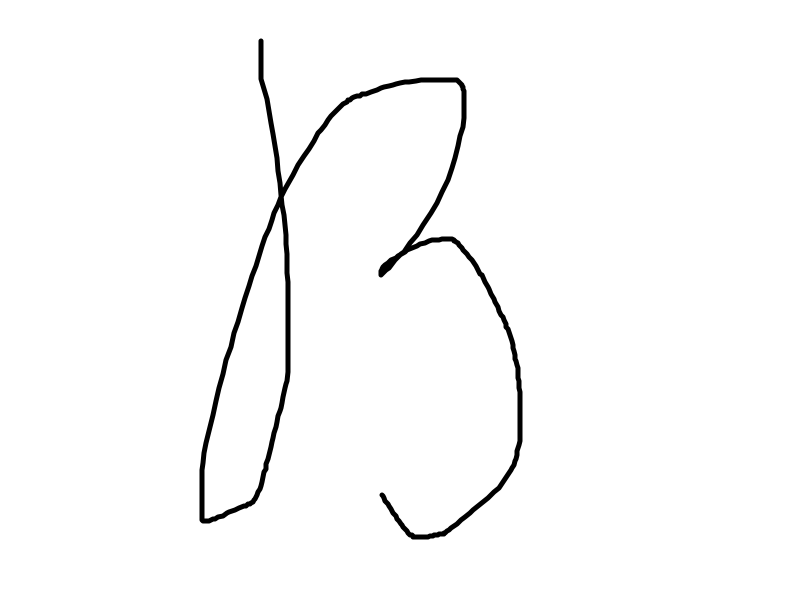
#> input picture ANN #1/Обучающая выборка/Оригинал/В/18.png, 800 x 600 px, given as the content of the folder ие/Лабораторные работы/Л. р. 1/Обучающая выборка/Оригинал/К/, which was not available
$ python preprocessing.py
#> lines starting #> are read from the running program, lines starting #| are printed output that depends on the picture; after the words box and inside, x2 and y2 are one past the last pixel; in counts of white or black regions, pixels touching at a corner belong together; pictures that were not available may be replaced by others from this repository, and a replacement may not be noted
from PIL import Image
import tqdm as tqdm
import os as os
import imageio as imageio
import numpy as np


def image_to_matrix(path):
    image = imageio.imread(path)
    return np.where(np.array(np.all(image == 255, 2), dtype=int) == 1, 0, 1)


def matrix_to_image(path, matrix):
    inds0, inds1 = np.where(matrix == 1), np.where(matrix == 0)
    tmp_res = np.empty((600, 800, 4))
    tmp_res[inds0[0], inds0[1], :] = np.array([255, 255, 255, 255], dtype=np.uint8)
    tmp_res[inds1[0], inds1[1], :] = np.array([0, 0, 0, 255], dtype=np.uint8)
    tmp_res = np.array(tmp_res, dtype=np.uint8)
    imageio.imwrite(path, tmp_res)


def standardize_size(path_source, path_dest, subfolders_source, subfolders_dest, new_width, new_height, tqdm_flag=False):
    if len(subfolders_source) != len(subfolders_dest):
        raise ValueError('Sizes of arguments "subfolders_source" and "subfolders_dest" must correspond to each other!')
    for sf in range(len(subfolders_source)):
        old_imgs_names = [file for file in os.listdir(path_source + subfolders_source[sf]) if file.endswith('.png')]
        name_it = tqdm.tqdm(old_imgs_names) if tqdm_flag else old_imgs_names
        for name in name_it:
            old_img = Image.open(path_source + subfolders_source[sf] + name)
            new_img = old_img.resize((new_width, new_height))
            new_img.save(path_dest + subfolders_dest[sf] + name)


def trim_edges(path_source, path_dest, subfolders_source, subfolders_dest, tqdm_flag=False, margin=(0, 0, 0, 0)):
#> called with tqdm_flag = True, margin = (0, 0, 0, 0)
    if len(subfolders_source) != len(subfolders_dest):
        raise ValueError('Sizes of arguments "subfolders_source" and "subfolders_dest" must correspond to each other!')
    m_left, m_right, m_top, m_bot = margin
    for sf in range(len(subfolders_source)):
        old_imgs_names = [file for file in os.listdir(path_source + subfolders_source[sf]) if file.endswith('.png')]
        name_it = tqdm.tqdm(old_imgs_names) if tqdm_flag else old_imgs_names
        for name in name_it:
            old_img = imageio.imread(path_source + subfolders_source[sf] + name)
#> old_img is the input picture: shape (600, 800, 4); mean R, G, B, A 250.2, 250.2, 250.2, 255
            old_img_matrix = np.where(np.array(np.all(old_img == 255, 2), dtype=int) == 1, 0, 1)
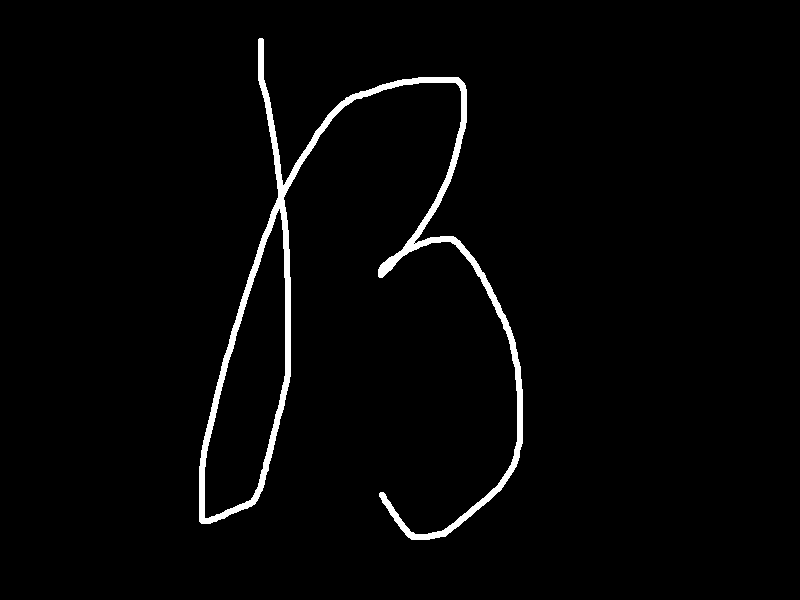
#> old_img_matrix: shape (600, 800) int64; values 0 (black) and 1 (white), 2.3% white; 1 white region, box (x1, y1, x2, y2) and area: (199, 38, 523, 540) 11040
            tmp_matrix = np.argwhere(old_img_matrix)
#> tmp_matrix = 11040 pairs, first value 38 to 539, second value 199 to 522
            i_min, j_min = tuple(tmp_matrix[tmp_matrix.argmin(axis=0)])
#> i_min = [38, 259]; j_min = [466, 199]
            i_max, j_max = tuple(tmp_matrix[tmp_matrix.argmax(axis=0)])
#> i_max = [539, 411]; j_max = [389, 522]
            i_min, j_min = i_min[0] - m_top if i_min[0] - m_top >= 0 \
                               else 0,\
                           j_min[1] - m_left if j_min[1] - m_left >= 0 else 0
#> i_min = 38; j_min = 199
            i_max, j_max = \
                i_max[0] + m_bot if i_max[0] + m_bot < old_img.shape[0] else old_img.shape[0] - 1,\
                j_max[1] + m_right if j_max[1] + m_right < old_img.shape[1] else old_img.shape[1] - 1
#> i_max = 539; j_max = 522
            imageio.imwrite(path_dest + subfolders_source[sf] + name, old_img[i_min:i_max+1, j_min:j_max+1])
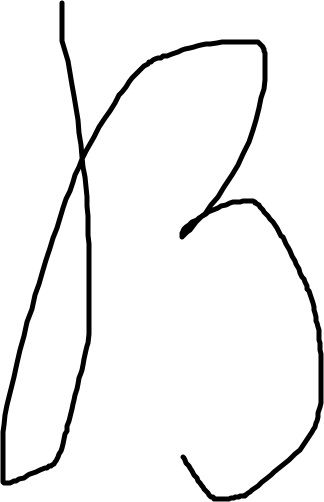
#> saved as 18.png: shape (502, 324, 3); min 0, max 255, mean 240.9
#> pass 3 of the loop in trim_edges, `for sf in range(len(subfolders_source)):`:
#> old_imgs_names = ['1.png']
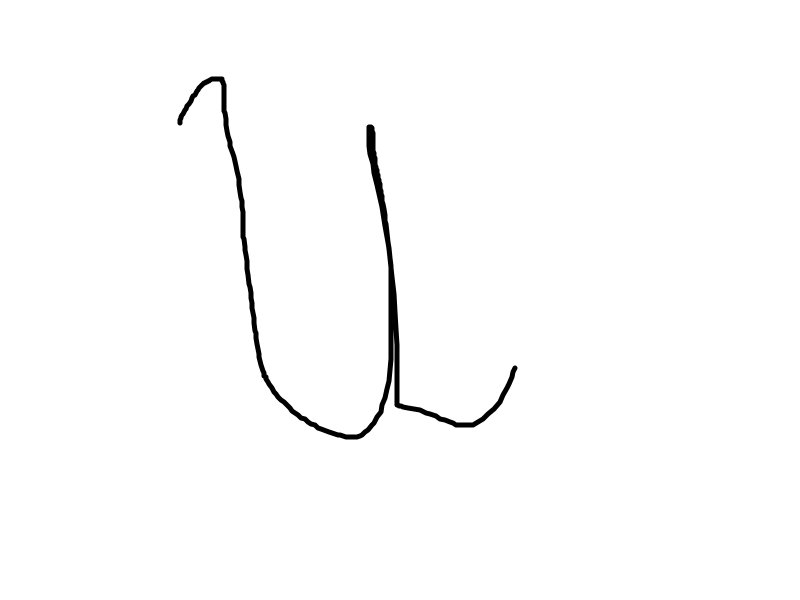
#> input picture ANN #1/Обучающая выборка/Оригинал/И/1.png, 800 x 600 px, found by its file name
#> in trim_edges, old_img is the input picture: shape (600, 800, 4); mean R, G, B, A 252, 252, 252, 255
#> in trim_edges, `old_img_matrix = np.where(np.array(np.all(old_img == 255, 2), dtype=in..`:
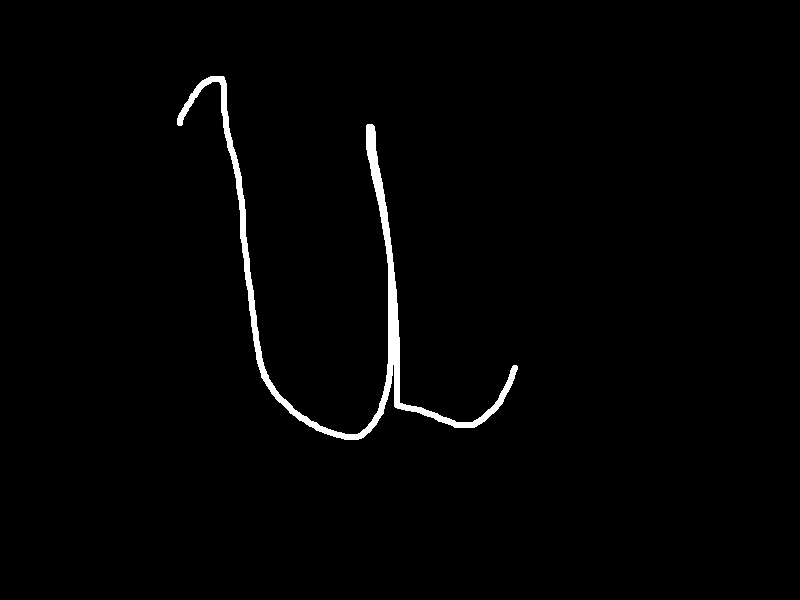
#> old_img_matrix: shape (600, 800) int64; values 0 (black) and 1 (white), 1.4% white; 1 white region, box (x1, y1, x2, y2) and area: (177, 76, 518, 440) 6855
#> in trim_edges, `imageio.imwrite(path_dest + subfolders_source[sf] + name, old_img[i_mi..`:
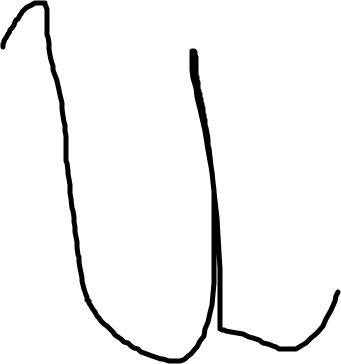
#> saved as 1.png: shape (364, 341, 3); min 0, max 255, mean 243.3
#> the loop made 5 passes; the first 3 are shown


if __name__ == '__main__':
    new_width, new_height = 80, 60
    path_dest = '/Users/ivankachaikin/Documents/Учеба/Нейронные сети и машинное обучение/Лабораторные работы/Л. р. 1/' \
           'Обучающая выборка/Стандарт/'
    path_source = '/Users/ivankachaikin/Documents/Учеба/Нейронные сети и машинное обучение/Лабораторные работы/Л. р. 1/' \
           'Обучающая выборка/Оригинал/'
    subfolders = 'К/', 'В/', 'И/', 'Нераспознанный символ/', 'Тест/'
    trim_edges(path_source, path_dest, subfolders, subfolders, True)
    # [5 lines of commented-out code are left out]
